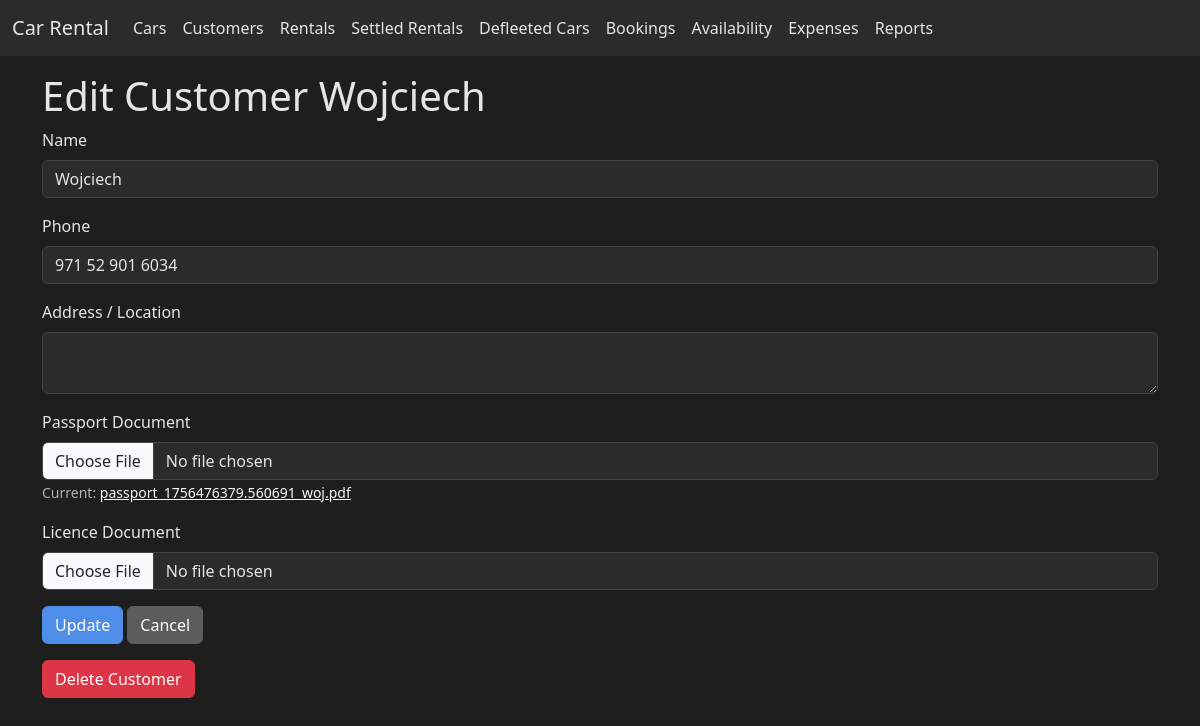
The page /customers/edit/1 on the database its author committed.
### app.py (models this page shows, shortened)
class Customer(db.Model):
    id = db.Column(db.Integer, primary_key=True)
    name = db.Column(db.String(120), nullable=False)
    phone = db.Column(db.String(50))
    address = db.Column(db.Text)
    passport_file = db.Column(db.String(200))  # filename of uploaded passport
    license_file = db.Column(db.String(200))   # filename of uploaded licence
    rentals = db.relationship('Rental', back_populates='customer')
    fines = db.relationship('Fine', back_populates='customer')
    damages = db.relationship('Damage', back_populates='customer')

### app.py (the view, shortened to what this page needs)
@app.route('/customers/edit/<int:customer_id>', methods=['GET', 'POST'])
def edit_customer(customer_id: int):
    customer = Customer.query.get_or_404(customer_id)
    return render_template('edit_customer.html', customer=customer)

### templates/edit_customer.html (shortened to what this page needs)
{% extends 'base.html' %}
{% block content %}
<h1>Edit Customer {{ customer.name }}</h1>
<form method="post" enctype="multipart/form-data">
  <div class="mb-3">
    <label class="form-label">Name</label>
    <input type="text" class="form-control" name="name" value="{{ customer.name }}" required>
  </div>
  <div class="mb-3">
    <label class="form-label">Phone</label>
    <input type="text" class="form-control" name="phone" value="{{ customer.phone }}">
  </div>
  <div class="mb-3">
    <label class="form-label">Address / Location</label>
    <textarea class="form-control" name="address">{{ customer.address }}</textarea>
  </div>
  <div class="mb-3">
    <label class="form-label">Passport Document</label>
    <input type="file" class="form-control" name="passport_file">
    {% if customer.passport_file %}
      <small class="text-muted">
        Current: <a href="{{ url_for('uploaded_file', filename=customer.passport_file) }}" target="_blank" class="link-light">{{ customer.passport_file }}</a>
      </small>
    {% endif %}
  </div>
  <div class="mb-3">
    <label class="form-label">Licence Document</label>
    <input type="file" class="form-control" name="license_file">
  </div>
  <button type="submit" class="btn btn-primary">Update</button>
  <a href="{{ url_for('list_customers') }}" class="btn btn-secondary">Cancel</a>
</form>
<form action="{{ url_for('delete_customer', customer_id=customer.id) }}" method="post" class="mt-3" onsubmit="return confirm('Delete this customer?');">
  <button type="submit" class="btn btn-danger">Delete Customer</button>
</form>
{% endblock %}

### static/style.css (style rules this page uses)
body { background-color: #1e1e1e; color: #e5e5e5; }
a { color: #6ab7ff; }
.btn-primary { background-color: #4e8ee8; border-color: #4e8ee8; }
.btn-secondary { background-color: #5c5c5c; border-color: #5c5c5c; }
.form-control, .form-select, textarea { background-color: #2b2b2b; border: 1px solid #444; color: #e5e5e5; }
.btn-danger { background-color: #dc3545; border-color: #dc3545; color: #ffffff; }
.text-muted { color: #b0b0b0 !important; }

### rows shown on the page
Customer: name "Wojciech", phone "971 52 901 6034", passport_file "passport_1756476379.560691_woj.pdf"
